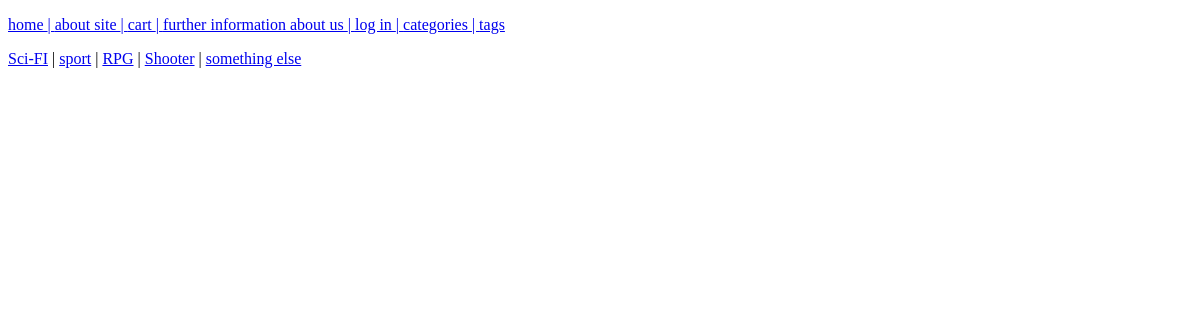
The page /categories/ on the database as committed earlier.
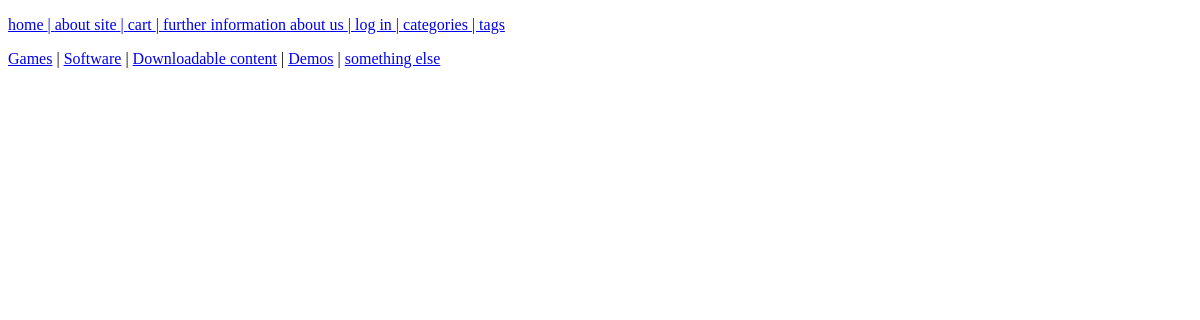
The same page on the database as committed later.
### steamcat/models.py (models this page shows, shortened)
class Category(models.Model):
    name = models.CharField(max_length=255, db_index=True, verbose_name="Категорії")
    slug = models.SlugField(max_length=255, unique=True, db_index=True)
    def get_absolute_url(self):
        return reverse("cat_id", kwargs={"cat_id":self.slug})
    class Meta:
        verbose_name = 'Категорія'
        verbose_name_plural = 'Категорії'

### steamcat/views.py (the view)
# urls.py: path("categories/", categories, name="cat"),
def categories(request):
    context = {
        "title":"categories"
    }
    return render(request, "steamcat/categories.html", context=context)

### steamcat/templatetags/cat_tag.py (called while the page is built)
@register.simple_tag(name='cat')
def categories():
    return views.cat_db

@register.simple_tag()
def menu():
    mainmenu = [
        {"mainword": "home", "url": "home"},
        {"mainword": "about site", "url": "about"},
        {"mainword": "cart", "url": "cart"},
        {"mainword": "further information about us", "url": "fname"},
        {"mainword": "log in", "url": "log"},
        {"mainword": "categories", "url": "cat"},
        {"mainword": "tags", "url": "tag_path"},
    ]
    return mainmenu

### steamcat/templates/steamcat/categories.html (shortened to what this page needs)
{% load static %}
{% load cat_tag %}
<!DOCTYPE html>
<html lang="en">
<head>
    <link type="text/css" rel="stylesheet" href="{% static 'steamcat/css/css.css' %}">
</head>
<body>
{% include 'steamcat/includes/hyperlinks.html' %}
{% cat as cat %}
<p>
{% for i in cat %}
    <a href="{{ i.get_absolute_url }}">{{ i.name }}</a>
    {% if not forloop.last %}|{% endif %}
{% endfor %}
</p>
</body>
</html>

Rows that differ between the two databases and show on the page:
removed Category: name "Sci-FI"
removed Category: name "RPG"
removed Category: name "Shooter"
added Category: name "Games"
changed Category: name "sport" → "Software"
added Category: name "Downloadable content"
added Category: name "Demos"
